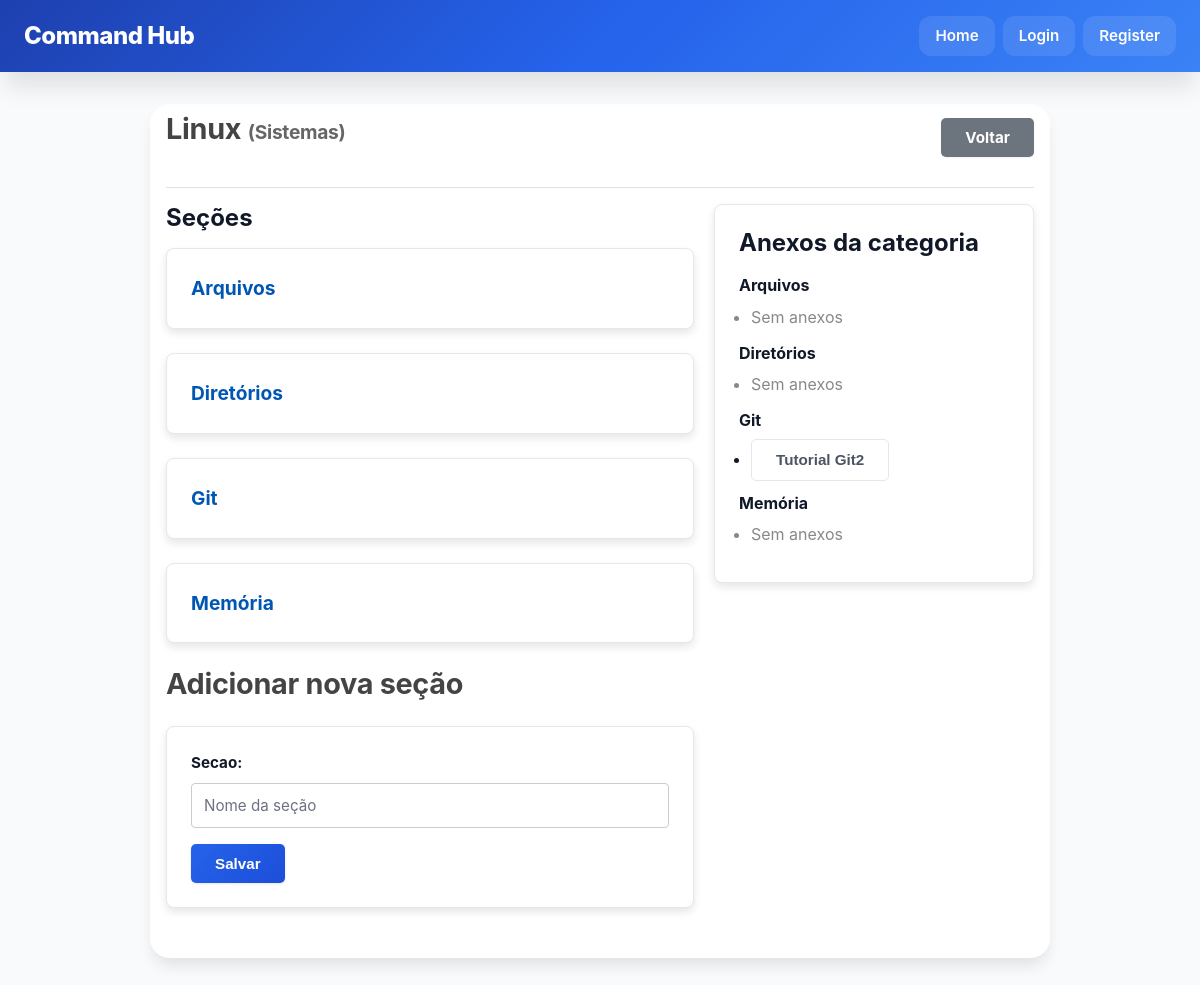
The app's page /categoria/1/ with its own data.
### manual/models.py (models this page shows, shortened)
class Categoria(models.Model):
    tipo = models.ForeignKey(Tipo, on_delete=models.CASCADE, related_name="categorias")
    nome = models.TextField(max_length=20)
    autor = models.ForeignKey(settings.AUTH_USER_MODEL, on_delete=models.SET_NULL, null=True, blank=True, related_name='categorias_criadas')
    criado_em = models.DateTimeField(default=timezone.now)

class Tipo(models.Model):
    tipo = models.TextField(max_length=20)
    autor = models.ForeignKey(settings.AUTH_USER_MODEL, on_delete=models.SET_NULL, null=True, blank=True, related_name='tipos_criados')
    criado_em = models.DateTimeField(default=timezone.now)
    def __str__(self):
        return self.tipo

class Secao(models.Model):
    categoria = models.ForeignKey(Categoria, on_delete=models.CASCADE, related_name="secoes")
    secao = models.TextField(max_length=20)
    autor = models.ForeignKey(settings.AUTH_USER_MODEL, on_delete=models.SET_NULL, null=True, blank=True, related_name='secoes_criadas')
    criado_em = models.DateTimeField(default=timezone.now)

class Artigo(models.Model):
    secao = models.ForeignKey(Secao, on_delete=models.CASCADE, related_name='artigos')
    titulo = models.CharField(max_length=255)
    arquivo = models.FileField(upload_to='artigos/')
    autor = models.ForeignKey(settings.AUTH_USER_MODEL, on_delete=models.SET_NULL, null=True, blank=True, related_name='artigos_criados')
    criado_em = models.DateTimeField(auto_now_add=True)

### manual/views.py (the view)
# urls.py: path('categoria/<int:categoria_id>/', views.categoria_detail, name='categoria_detail'),
def categoria_detail(request, categoria_id):
    categoria = get_object_or_404(Categoria, id=categoria_id)
    secoes = categoria.secoes.all().order_by('secao')
    if request.method == "POST":
        form = SecaoForm(request.POST)
        if form.is_valid():
            secao = form.save(commit=False)
            secao.categoria = categoria
            secao.save()
            return redirect("categoria_detail", categoria_id=categoria.id)
    else:
        form = SecaoForm()
    return render(request, "manual/categoria_detail.html", {"categoria": categoria, "secoes": secoes, "form": form})

### manual/forms.py
class SecaoForm(forms.ModelForm):
    class Meta:
        model = Secao
        fields = ['secao']
        widgets = {
            'secao': forms.TextInput(attrs={'class': 'input', 'placeholder': 'Nome da seção'})
        }

### manual/templates/manual/categoria_detail.html (shortened to what this page needs)
{% extends 'base.html' %}
{% block content %}
  <div class="page-header">
    <h2>{{ categoria.nome }} <span>({{ categoria.tipo }})</span></h2>
    <a href="/" class="btn btn-secondary">Voltar</a>
  </div>
  <div style="display:grid;grid-template-columns: 1fr 320px; gap:20px; align-items:start">
    <main>
      <h3>Seções</h3>
      <ul class="section-list">
        {% for secao in secoes %}
          <li class="card">
            <a href="{% url 'secao_detail' secao.pk %}">{{ secao.secao }}</a>
          </li>
        {% empty %}
          <li class="card">Nenhuma seção cadastrada ainda.
            <div style="margin-top:10px">
              <a href="#add-section" onclick="document.getElementById('add-section').scrollIntoView();" class="btn btn-primary">Adicionar seção</a>
            </div>
          </li>
        {% endfor %}
      </ul>
      <h2 id="add-section">Adicionar nova seção</h2>
      <div class="card form-card">
        <form method="post">
          {{ form.as_p }}
          <button type="submit" class="btn btn-primary">Salvar</button>
        </form>
      </div>
    </main>
    <aside>
      <div class="card">
        <h3>Anexos da categoria</h3>
        {% for secao in secoes %}
          <div style="margin-bottom:10px">
            <strong>{{ secao.secao }}</strong>
            <ul style="padding-left:12px;margin:6px 0">
              {% for artigo in secao.artigos.all|slice:":5" %}
                <li>
                  <button type="button" class="btn ghost view-article" data-url="{{ artigo.arquivo.url }}" data-title="{{ artigo.titulo|escapejs }}">{{ artigo.titulo }}</button>
                </li>
              {% empty %}
                <li style="color:#888">Sem anexos</li>
              {% endfor %}
            </ul>
          </div>
        {% endfor %}
      </div>
    </aside>
  </div>
  <div>
    <br>
  </div>
{% endblock %}

### static/style.css (style rules this page uses)
:root { --primary-50: #eff6ff; --primary-100: #dbeafe; --primary-200: #bfdbfe; --primary-300: #93c5fd; --primary-400: #60a5fa; --primary-500: #3b82f6; --primary-600: #2563eb; --primary-700: #1d4ed8; --primary-800: #1e40af; --primary-900: #1e3a8a; --success: #10b981; --success-light: #d1fae5; --success-dark: #065f46; --danger: #ef4444; --danger-light: #fee2e2; --danger-dark: #991b1b; --warning: #f59e0b; --warning-light: #fef3c7; --info: #3b82f6; --info-light: #dbeafe; --gray-50: #f9fafb; --gray-100: #f3f4f6; --gray-200: #e5e7eb; --gray-300: #d1d5db; --gray-400: #9ca3af; --gray-500: #6b7280; --gray-600: #4b5563; --gray-700: #374151; --gray-800: #1f2937; --gray-900: #111827; --primary: var(--primary-600); --primary-hover: var(--primary-700); --text: var(--gray-900); --text-secondary: var(--gray-600); --text-muted: var(--gray-500); --border: var(--gray-200); --background: var(--gray-50); --card-bg: #ffffff; --space-xs: 4px; --space-sm: 8px; --space-md: 16px; --space-lg: 24px; --space-xl: 32px; --space-2xl: 48px; --shadow-xs: 0 1px 2px 0 rgb(0 0 0 / 0.05); --shadow-sm: 0 1px 3px 0 rgb(0 0 0 / 0.1); --shadow: 0 4px 6px -1px rgb(0 0 0 / 0.1); --shadow-md: 0 10px 15px -3px rgb(0 0 0 / 0.1); --shadow-lg: 0 20px 25px -5px rgb(0 0 0 / 0.1); --shadow-xl: 0 25px 50px -12px rgb(0 0 0 / 0.25); --radius-sm: 6px; --radius: 8px; --radius-md: 10px; --radius-lg: 12px; --radius-xl: 16px; --radius-2xl: 20px; --radius-full: 9999px; --font-sans: -apple-system, BlinkMacSystemFont, 'Segoe UI', Roboto, 'Helvetica Neue', Arial, sans-serif; --font-mono: 'SF Mono', Monaco, 'Cascadia Code', 'Roboto Mono', Consolas, monospace; --transition-fast: 150ms cubic-bezier(0.4, 0, 0.2, 1); --transition: 200ms cubic-bezier(0.4, 0, 0.2, 1); --transition-slow: 300ms cubic-bezier(0.4, 0, 0.2, 1); }
*, *::before, *::after { box-sizing: border-box; margin: 0; padding: 0; }
html { -webkit-font-smoothing: antialiased; -moz-osx-font-smoothing: grayscale; scroll-behavior: smooth; }
body { font-family: var(--font-sans); background: var(--background); color: var(--text); line-height: 1.6; font-size: 16px; }
h1, h2, h3, h4, h5, h6 { font-weight: 700; line-height: 1.2; color: var(--text); margin-bottom: var(--space-md); }
h2 { font-size: 2rem; letter-spacing: -0.01em; }
h3 { font-size: 1.5rem; }
p { margin-bottom: var(--space-md); color: var(--text-secondary); }
a { color: var(--primary); text-decoration: none; transition: color var(--transition); }
.card { background: var(--card-bg); border-radius: var(--radius-lg); padding: var(--space-lg); box-shadow: var(--shadow-sm); border: 1px solid var(--border); transition: all var(--transition); }
.btn { display: inline-flex; align-items: center; justify-content: center; gap: var(--space-sm); padding: 11px 22px; border-radius: var(--radius-lg); font-weight: 600; font-size: 0.95rem; border: none; cursor: pointer; transition: all var(--transition); text-decoration: none; white-space: nowrap; line-height: 1; }
.btn-primary, .btn:not(.ghost):not(.btn-secondary):not(.btn-danger) { background: linear-gradient(135deg, var(--primary-600) 0%, var(--primary-700) 100%); color: white; box-shadow: var(--shadow-sm); }
.btn-secondary { background: var(--gray-600); color: white; box-shadow: var(--shadow-xs); }
.btn.ghost { background: transparent; color: var(--text-secondary); border: 1.5px solid var(--border); box-shadow: none; }
label { display: block; font-weight: 600; color: var(--text); font-size: 0.95rem; }
input[type="text"], input[type="email"], input[type="password"], input[type="number"], input[type="url"], textarea, select, .input { width: 100%; padding: 11px 14px; border: 1.5px solid var(--border); border-radius: var(--radius-lg); background: var(--card-bg); font-size: 0.95rem; font-family: var(--font-sans); color: var(--text); transition: all var(--transition); }
input::placeholder, textarea::placeholder { color: var(--text-muted); }

### records on screen
Categoria: nome "Linux", tipo "Sistemas"
Secao: secao "Arquivos"
Secao: secao "Diretórios"
Secao: secao "Git"
Secao: secao "Memória"
Artigo: titulo "Tutorial Git2"
